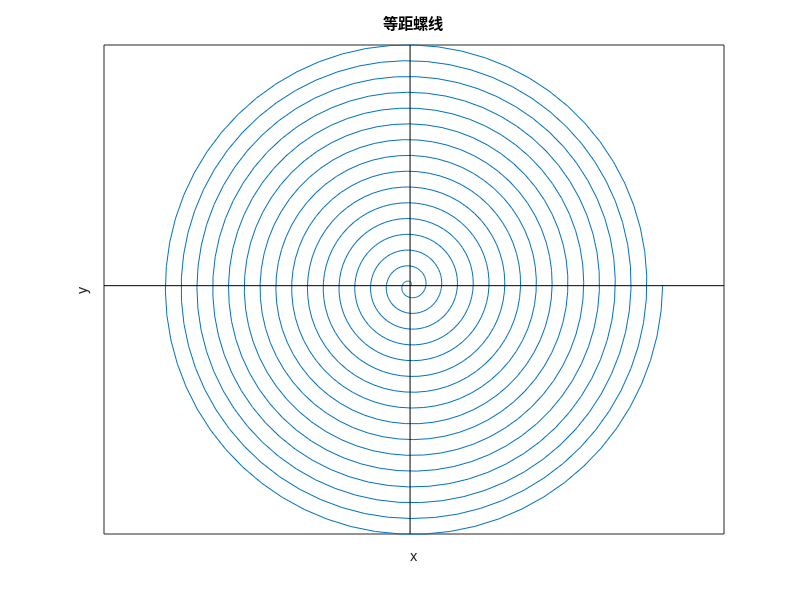

Reproduce this figure in MATLAB. (Note: this script raises an error after producing the figure.)
%% 基础作图
% 参数设置
r0 = 0;  % 初始半径偏移
p = 0.55;  % 螺旋增长的速度
theta_max = 32 * pi;  % 螺旋的终止角度

% 生成螺旋的角度和半径数据
theta = linspace(0, theta_max, 1000);  
r = r0 +  (p * theta) / (2 * pi);  

% 转换为笛卡尔坐标系
x = r .* cos(theta);
y = r .* sin(theta);

% 绘图
figure;
plot(x, y);
axis equal;  % 保持横纵坐标刻度一致
xlabel('x');
ylabel('y');
title('等距螺线');
grid on;  % 显示网格

% 去掉横纵坐标上的数字
xticks([]);
yticks([]);

% 坐标轴
hold on;
line(xlim, [0 0], 'Color', 'k');  % X轴
line([0 0], ylim, 'Color', 'k');  % Y轴
hold off;

%% 获得所有位置
% 设置时间的步长

i = 1;

T = [0:i:500];
location = get_location(T);

%% 获得所有速度
% 设置时间的步长

i = 1;

T = [0:i:500];
speed = get_speed(T);

% 问题一论文写作提交格式的位置表格

part_location = zeros(7*2, length(T));

for i = 1:length(T)
    part_location(1,i) = location(1,i);
    part_location(2,i) = location(2,i);
    part_location(3,i) = location(3,i);
    part_location(4,i) = location(4,i);
    part_location(5,i) = location(103,i);
    part_location(6,i) = location(104,i);
    part_location(7,i) = location(203,i);
    part_location(8,i) = location(204,i);
    part_location(9,i) = location(303,i);
    part_location(10,i) = location(304,i);
    part_location(11,i) = location(403,i);
    part_location(12,i) = location(404,i);
    part_location(13,i) = location(447,i);
    part_location(14,i) = location(448,i);
end

%% 问题一论文写作提交格式的速度表格

part_speed = zeros(7, length(T));

for i = 1:length(T)
    part_speed(1,i) = speed(1,i+1);
    part_speed(2,i) = speed(2,i+1);
    part_speed(3,i) = speed(52,i+1);
    part_speed(4,i) = speed(102,i+1);
    part_speed(5,i) = speed(152,i+1);
    part_speed(6,i) = speed(202,i+1);
    part_speed(7,i) = speed(224,i+1);

end

%% 问题二论文写作提交格式的位置和速度表格

T = [414];
location2 = get_location(T);

speed2 = get_speed(T);

result2 = zeros(224, 3);

result2(:,3) = speed2(:,2);

for i = 1:224
    result2(i,1) = location2(2*i-1, 1);
    result2(i,2) = location2(2*i, 1);

end
%% 获得所有速度的函数
% r(theta) * (\delta(theta)) / (\delta(t)) = (\delta(l)) / (\delta(t))
function result = get_speed(T)

    flag = 224;

    location_theta = get_location_theta(T);
    
    delta_t = 0.001;
    delta_T = T + delta_t;
    
    delta_location_theta = get_location_theta(delta_T);
    
    d_location_theta = location_theta - delta_location_theta;
    
    dtheta_dt = d_location_theta ./ delta_t;
    r_theta = get_r( (0.5 .* T + 0.5 .* delta_T) );
    
    speed = r_theta .* dtheta_dt;
    
    for i = 1:flag
        speed(i, 1) = i - 1;
    end

    result = speed;
end
%% 获得所有极径的函数

function result = get_r(T)

    a = 16 * 0.55;
    b = 0.55 / (2 * pi);

    location_theta = get_location_theta(T);
    result = a + b .* location_theta;

end

%% 获得所有位置(单参数)的函数
function result = get_location_theta(T)

    % 定义基本参数及函数
    a = 16 * 0.55;
    b = 0.55 / (2 * pi);
    
    % 龙头板登前把手和后把手的固定距离
    c0 = 3.41 - 2 * 0.275;
    % 其余板登前把手和后把手的固定距离
    c1 = 2.20 - 2 * 0.275;
    
    % 龙头的线速度
    v = 1;
    
    % 定义迭代次数
    flag = 224;  
    
    theta = zeros(flag, length(T)+1);
    
    for i = 1:flag
        theta(i, 1) = i - 1;
    end
    
    for i = 2:(length(T)+1)
        theta(1, i) = get_theta0(v, T(i-1));
        theta(2, i) = location_rec(c0, theta(1, i));
    
        for j = 2:(flag-1)
        theta(j+1, i) = location_rec(c1, theta(j, i));
        end
    
    end

    result = theta;
end

%% 获得所有位置(直角坐标系)的函数

function result = get_location(T)

    % 定义基本参数及函数
    a = 16 * 0.55;
    b = 0.55 / (2 * pi);
    
    % 龙头板登前把手和后把手的固定距离
    c0 = 3.41 - 2 * 0.275;
    % 其余板登前把手和后把手的固定距离
    c1 = 2.20 - 2 * 0.275;
    
    % 龙头的线速度
    v = 1;
    
    % 定义迭代次数
    flag = 224;  
    
    theta = zeros(flag, length(T)+1);
    
    for i = 1:flag
        theta(i, 1) = i - 1;
    end
    
    for i = 2:(length(T)+1)
        theta(1, i) = get_theta0(v, T(i-1));
        theta(2, i) = location_rec(c0, theta(1, i));
    
        for j = 2:(flag-1)
        theta(j+1, i) = location_rec(c1, theta(j, i));
        end
    
    end
    
    all_location = zeros(flag*2, length(T));
    
    for i = 1:length(T) 
        for j = 1:flag
        [all_location(2*j-1, i), all_location(2*j, i)]= change(theta(j, i+1));
        end
    end
    
    result = all_location;
end

%% 计算经过时间t龙头的位置函数

function theta0 = get_theta0(v, t)
    
    % 等距螺线基本参数
    a = 16 * 0.55;
    b = 0.55 / (2 * pi);

    % 定义 r(theta)
    r = @(theta) a + b * theta;

    % 它的导数 dr/dtheta
    dr_dtheta = @(theta) b;
    
    %龙头在t时间内走过的弧长
    L = v * t;

    % 定义被积函数
    integrand = @(theta) sqrt((dr_dtheta(theta)).^2 + (r(theta)).^2);
    
    % 定义积分方程：目标是求解 theta0，使得积分结果等于 v*t
    integral_eq = @(theta0) integral(integrand, theta0, 0) - L;
    
    % 使用 fsolve 求解 theta0
    theta0_initial_guess = 0; 
    result = fzero(integral_eq, theta0_initial_guess);
    
    theta0 = result;

end

%% 极坐标系转换成直角坐标系函数

function [x, y] = change(theta)

    % 等距螺线基本参数
    a = 16 * 0.55;
    b = 0.55 / (2 * pi);

    % 定义 r(theta)
    r = @(theta) a + b * theta;

    x = r(theta) * cos(theta);
    y = r(theta) * sin(theta);

end

%% 通过距离约束得到位置递推函数

function [theta_new] = location_rec(c, theta)

    % 等距螺线基本参数
    a = 16 * 0.55;
    b = 0.55 / (2 * pi);

    % 定义 r(theta)
    r = @(theta) a + b * theta;    

   % 计算已知 theta 对应的坐标
    [x_known, y_known] = change(theta);

    % 方程定义
    eq_fun = @(vars) [
        (vars(2) * cos(vars(1)) - x_known)^2 + ...
        (vars(2) * sin(vars(1)) - y_known)^2 - c^2; 
        vars(2) - (a + b * vars(1))
    ];

    % 初始猜测
    guess = [theta+0.1, r(theta)];

    % 使用 fsolve 求解方程
    options = optimoptions('fsolve', 'Display', 'off'); % 可选项
    result = fsolve(eq_fun, guess, options);
    
    % 输出结果
    theta_new = result(1);

end

